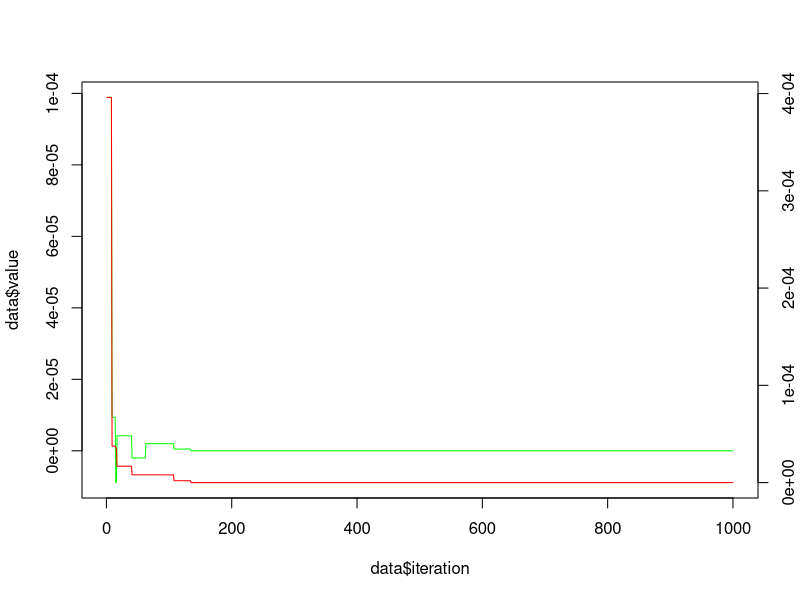

Recreate this plot in R.
data <- read.csv("data.csv")

plot(data$iteration, data$value, type="l", col="green")
par(new=T)
plot(data$iteration, data$fitness, type="l", col="red", axes=F, xlab=NA, ylab=NA)
axis(side = 4)
